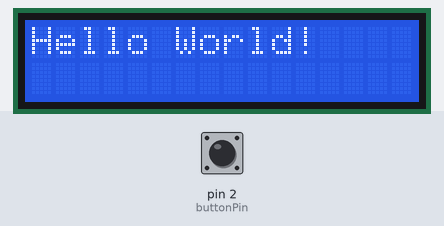
The sketch below on a simulated Arduino Uno, built with avr-gcc and run on an emulated ATmega328P. On the bench: 16×2 character LCD. Inputs (shaded band) come from the test bench; at power-on: pin 2 (buttonPin) LOW.

Above: at 1.7 s.
1.8 s: pin 2 (buttonPin) pulled HIGH for 0.15 s
At 2.2 s:
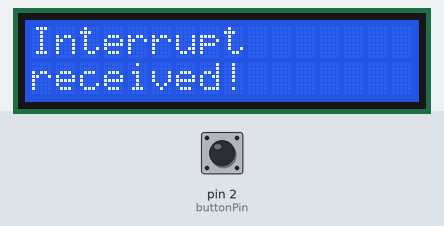
4.0 s: pin 2 (buttonPin) pulled LOW for 3.2 s
Timing chart, 0 to 7.0 s (numbered marks = the images above; inputs shaded):
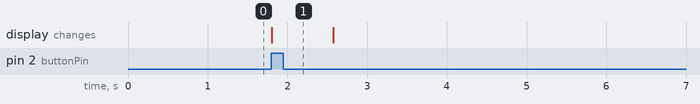

Measured:
- after the input at 1.8 s, the display: changes at once (image 1)

The sketch:

lab7.ino
```cpp
/*

  Demonstrates the use of the 16x2 LCD, a push button, and the
   attachInterrupt() command

References:
http://www.arduino.cc/en/Tutorial/LiquidCrystal
http://arduino.cc/en/Tutorial/Button
http://arduino.cc/en/Reference/attachInterrupt
*/

// include the library code:
#include <LiquidCrystal.h>

// initialize the library with the numbers of the interface pins
LiquidCrystal lcd(12, 11, 5, 4, 3, 1);

// initialize interrupt
int buttonPin = 2;
volatile int state = LOW;
volatile int flag = HIGH;

int buttonState = 0;

void setup() {

  //interrupt
  pinMode(buttonPin, INPUT);
  attachInterrupt(0, blink, RISING);

  // set up the LCD's number of columns and rows:
  lcd.begin(16, 2);
  // Print a message to the LCD.
  printHelloWorld();
}

void loop() {
  digitalWrite(buttonPin, state);
  printHelloWorld();
  delay(500);
}

void blink()
{
  state = !state;
  testPrint();
}

void testPrint(){
    lcd.clear();
    lcd.print("Interrupt");
    lcd.setCursor(0,1);
    lcd.print("received!");
    delay(1000);
}

void printHelloWorld(){
    lcd.clear();
    lcd.print("Hello World!");
    delay(500);
}
```
